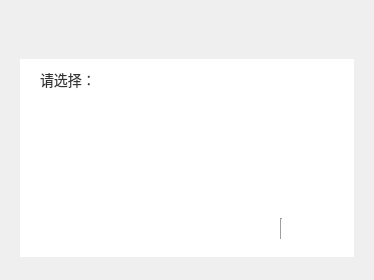
<?xml version="1.0" encoding="UTF-8"?>
<ui version="4.0">
 <class>SalemanInfoDlg</class>
 <widget class="QDialog" name="SalemanInfoDlg">
  <property name="geometry">
   <rect>
    <x>0</x>
    <y>0</y>
    <width>374</width>
    <height>280</height>
   </rect>
  </property>
  <property name="windowTitle">
   <string>SalemanInfoDlg</string>
  </property>
  <layout class="QGridLayout" name="gridLayout">
   <property name="leftMargin">
    <number>0</number>
   </property>
   <property name="topMargin">
    <number>0</number>
   </property>
   <property name="rightMargin">
    <number>0</number>
   </property>
   <property name="bottomMargin">
    <number>0</number>
   </property>
   <property name="spacing">
    <number>0</number>
   </property>
   <item row="0" column="0">
    <widget class="TitleBarWidget" name="titleWidget" native="true">
     <property name="minimumSize">
      <size>
       <width>0</width>
       <height>45</height>
      </size>
     </property>
     <property name="maximumSize">
      <size>
       <width>16777215</width>
       <height>45</height>
      </size>
     </property>
    </widget>
   </item>
   <item row="1" column="0">
    <widget class="QWidget" name="widget_2" native="true">
     <property name="styleSheet">
      <string notr="true">QWidget#widget_2 {
	border-image: url(:/shareImages/dlg_background.png);
}</string>
     </property>
     <layout class="QHBoxLayout" name="horizontalLayout">
      <property name="spacing">
       <number>0</number>
      </property>
      <property name="leftMargin">
       <number>20</number>
      </property>
      <property name="topMargin">
       <number>14</number>
      </property>
      <property name="rightMargin">
       <number>20</number>
      </property>
      <property name="bottomMargin">
       <number>23</number>
      </property>
      <item>
       <widget class="QWidget" name="widget_3" native="true">
        <property name="styleSheet">
         <string notr="true">QWidget#widget_3 {
	background-color: rgb(255, 255, 255);
}</string>
        </property>
        <widget class="SalemanListView" name="listView">
         <property name="geometry">
          <rect>
           <x>12</x>
           <y>30</y>
           <width>306</width>
           <height>116</height>
          </rect>
         </property>
         <property name="focusPolicy">
          <enum>Qt::NoFocus</enum>
         </property>
         <property name="styleSheet">
          <string notr="true">border:0px;</string>
         </property>
        </widget>
        <widget class="QLabel" name="label">
         <property name="geometry">
          <rect>
           <x>20</x>
           <y>10</y>
           <width>54</width>
           <height>21</height>
          </rect>
         </property>
         <property name="styleSheet">
          <string notr="true">font-family:&quot;微软雅黑&quot;;
font:14px;
color: rgb(51, 51, 51);</string>
         </property>
         <property name="text">
          <string>请选择：</string>
         </property>
        </widget>
        <widget class="QPushButton" name="upPageBtn">
         <property name="geometry">
          <rect>
           <x>170</x>
           <y>150</y>
           <width>87</width>
           <height>37</height>
          </rect>
         </property>
         <property name="minimumSize">
          <size>
           <width>87</width>
           <height>37</height>
          </size>
         </property>
         <property name="maximumSize">
          <size>
           <width>87</width>
           <height>37</height>
          </size>
         </property>
         <property name="focusPolicy">
          <enum>Qt::NoFocus</enum>
         </property>
         <property name="styleSheet">
          <string notr="true">QPushButton
{
	border:none;
	border-image: url(:/saleImage/btn-up-nomal.png);
}

QPushButton:pressed
{
	border-image: url(:/saleImage/btn-up-pess.png);
}

QPushButton:disabled
{
	border-image: url(:/saleImage/btn-up-disable.png);
}</string>
         </property>
         <property name="text">
          <string/>
         </property>
        </widget>
        <widget class="QPushButton" name="downPageBtn">
         <property name="geometry">
          <rect>
           <x>260</x>
           <y>150</y>
           <width>87</width>
           <height>37</height>
          </rect>
         </property>
         <property name="minimumSize">
          <size>
           <width>87</width>
           <height>37</height>
          </size>
         </property>
         <property name="maximumSize">
          <size>
           <width>87</width>
           <height>37</height>
          </size>
         </property>
         <property name="focusPolicy">
          <enum>Qt::NoFocus</enum>
         </property>
         <property name="styleSheet">
          <string notr="true">QPushButton
{
	border:none;
	border-image: url(:/saleImage/btn-down-nomal.png);
}

QPushButton:pressed
{
	border-image: url(:/saleImage/btn-down-pess.png);
}

QPushButton:disabled
{
	border-image: url(:/saleImage/btn-down-disabled.png);
}</string>
         </property>
         <property name="text">
          <string/>
         </property>
        </widget>
        <widget class="Line" name="line">
         <property name="geometry">
          <rect>
           <x>260</x>
           <y>159</y>
           <width>2</width>
           <height>21</height>
          </rect>
         </property>
         <property name="orientation">
          <enum>Qt::Vertical</enum>
         </property>
        </widget>
       </widget>
      </item>
     </layout>
    </widget>
   </item>
  </layout>
 </widget>
 <layoutdefault spacing="6" margin="11"/>
 <customwidgets>
  <customwidget>
   <class>TitleBarWidget</class>
   <extends>QWidget</extends>
   <header location="global">TitleBarWidget.h</header>
   <container>1</container>
  </customwidget>
  <customwidget>
   <class>SalemanListView</class>
   <extends>QListView</extends>
   <header location="global">SalemanListView.h</header>
  </customwidget>
 </customwidgets>
 <resources/>
 <connections/>
</ui>
